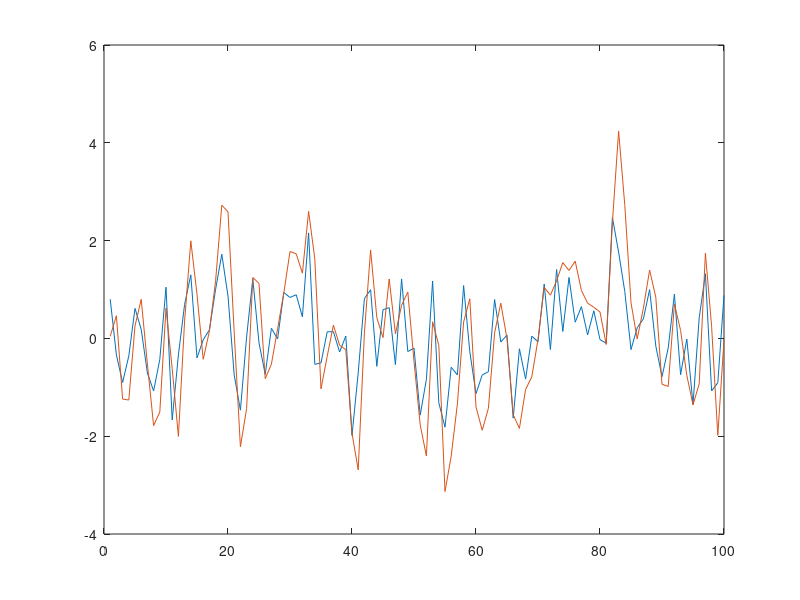

Reproduce this figure in MATLAB. (Note: this script raises an error after producing the figure.)
%

len = 1e6;
x = randn(1, len);
%figure(1);
%show_spec(x);

%x1 = diff(x);
%x1 = filter([1 1], 1, x);
%x1 = filter([1 2 1], 1, x);
x1 = filter([1 3 3 1], 1, x);
%x1 = filter([1 1.99 0.99], 1, x);

%figure(2);
%show_spec(x1);

% ues MA
%b = (-0.97).^(0:100);
%b1_len = 100;
%b = 1:-1/b1_len:0; b(end)=[];
%b = b.*(-1).^(0:length(b)-1);
%b = conv(b,b);
%figure(10);
%plot(b);
%x2 = filter(b, 1, x1);
%x2 = filter(b, 1, x2);

% use AR
%x2 = filter(1, [1 0.99], x1);
%x2 = filter(1, [1 1.99 0.99], x1);
%conv(conv([1 0.999],[1 0.999]),[1 0.999])
%x2 = filter(1, [1   2.997   2.994   0.997], x1);
x2 = filter(1, [1 2 1], x1);

figure(2);
bg = 1e5;
rg = bg:bg+100-1;
plot([x(rg); x2(rg)]');


figure(3);
show_spec(x2);

use_od = 100;
[xw, axw] = WhiteningFilter(x1,use_od);
%figure(11);
%plot(-axw);

figure(12);
show_spec(xw);

